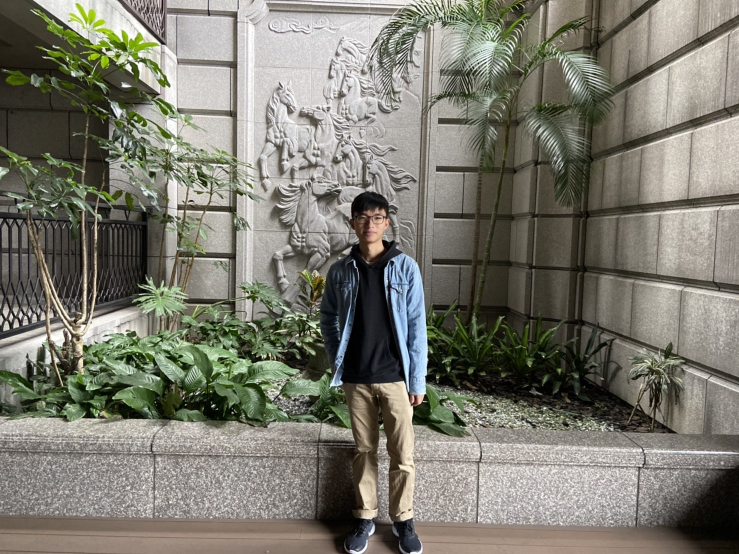
#> input picture intro_to_ai/Example/pin-chen/HW1/AI_HW1/data/detect/for_own.jpg, 1478 x 1108 px, given in place of the camera (shown at 1/2 size)
$ python color_mask_with_trackbar.py
#> lines starting #> are read from the running program, lines starting #| are printed output that depends on the picture; after the words box and inside, x2 and y2 are one past the last pixel; in counts of white or black regions, pixels touching at a corner belong together
import cv2
import numpy as np

def no(x):
    pass

c=cv2.VideoCapture(0)
cv2.namedWindow("Track")
cv2.createTrackbar('L H','Track',0,179,no)
#> slider 'L H' is set to 35
cv2.createTrackbar('L S','Track',0,255,no)
#> slider 'L S' is set to 51
cv2.createTrackbar('L V','Track',0,255,no)
#> slider 'L V' is set to 51
cv2.createTrackbar('U H','Track',0,179,no)
#> slider 'U H' is set to 179
cv2.createTrackbar('U S','Track',0,255,no)
#> slider 'U S' is set to 255
cv2.createTrackbar('U V','Track',0,255,no)
#> slider 'U V' is set to 255
while(1):
    ret, frame =c.read()
#> frame is the input picture: shape (1108, 1478, 3); mean B, G, R 110.6, 121.8, 123.1
   #lower_red = np.array([165,50,30])
   #upper_red = np.array([175,255,255])
    lh = cv2.getTrackbarPos('L H','Track')
    ls = cv2.getTrackbarPos('L S','Track')
    lv = cv2.getTrackbarPos('L V','Track')
    uh = cv2.getTrackbarPos('U H','Track')
    us = cv2.getTrackbarPos('U S','Track')
    uv = cv2.getTrackbarPos('U V','Track')
    lower_red = np.array([lh,ls,lv])
    upper_red = np.array([uh,us,uv])
    if ret:
        a=cv2.cvtColor(frame,cv2.COLOR_BGR2HSV) #用cvtColor把彩色轉為HSV
#> a: shape (1108, 1478, 3); mean H, S, V 31.4, 49.4, 126.3
        red_mask = cv2.inRange(a, lower_red, upper_red) #設置遮罩
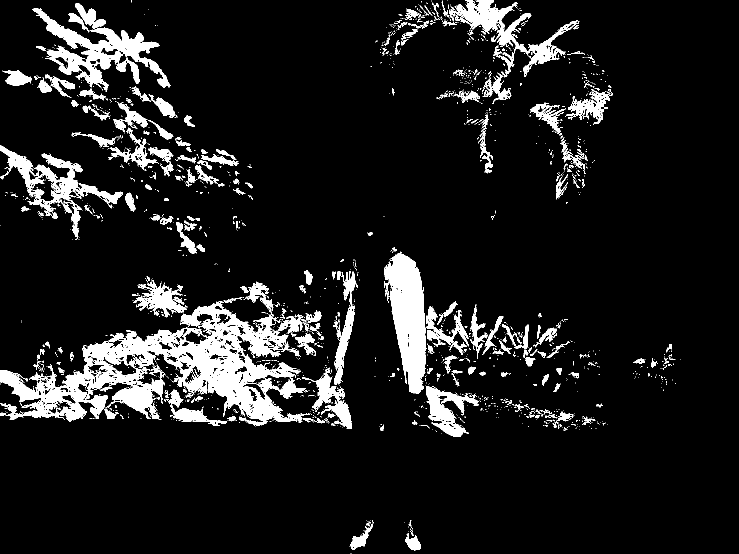
#> red_mask: shape (1108, 1478) (shown at 1/2 size); 10% white; 1778 white regions (1525 under 20 px), largest, box (x1, y1, x2, y2) and area: (0, 595, 620, 852) 52938, (768, 503, 853, 787) 14417, (64, 16, 341, 184) 13008
        red_only = cv2.bitwise_and(frame,frame, mask=red_mask) #過濾完後會是黑白的 把白色轉為要過濾的顏色
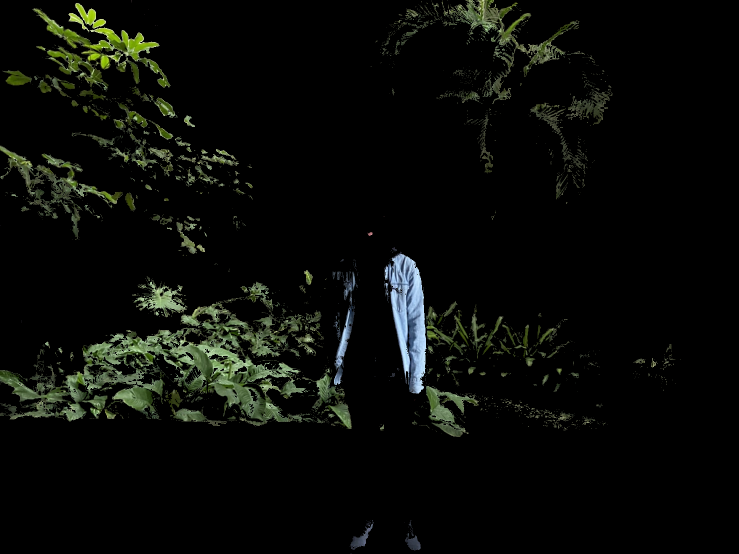
#> red_only: shape (1108, 1478, 3) (shown at 1/2 size); mean B, G, R 8, 11.2, 9.4
        cv2.imshow('frame',frame)
        #cv2.imshow('mask',red_mask)
        cv2.imshow('red_only',red_mask)
        if cv2.waitKey(1) & 0xFF == ord('q'): #waitKey為opencv內建函式,等待輸入 #0xFF為了防止BUG
#> (key q is pressed here)
            break
    else:
        break
c.release()
#> (the run stopped early here; a loop or call above may not have finished)

$ run again, on intro_to_ai/Example/pin-chen/HW1/AI_HW1/data/detect/p110912sh-0083.jpg
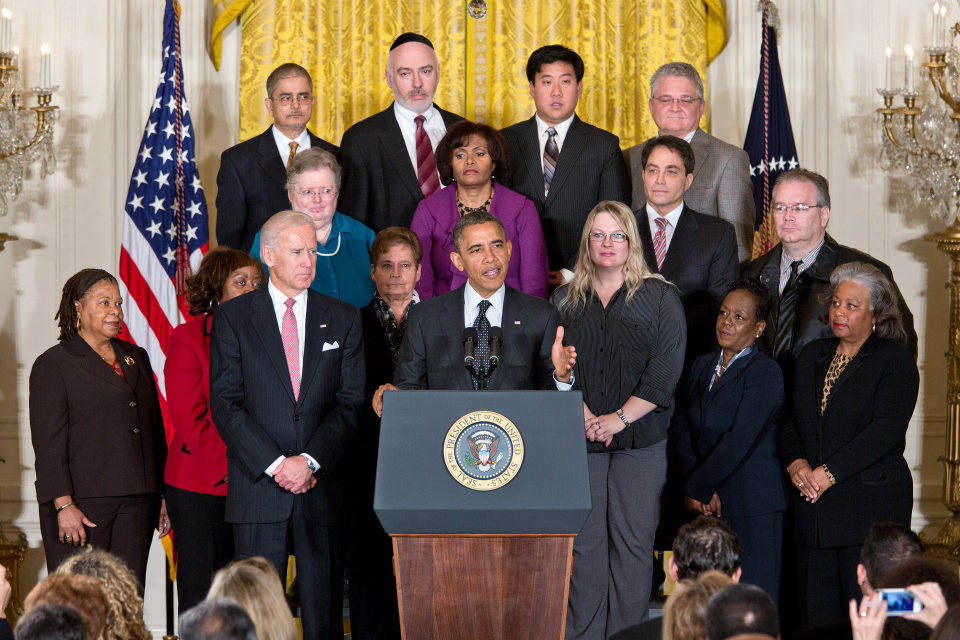
#> input picture intro_to_ai/Example/pin-chen/HW1/AI_HW1/data/detect/p110912sh-0083.jpg, 1920 x 1280 px, given in place of the camera (shown at 1/2 size)
#> frame is the input picture: shape (1280, 1920, 3); mean B, G, R 80.6, 90, 106.8
#> a: shape (1280, 1920, 3); mean H, S, V 61.9, 90.1, 112.2
#> `red_mask = cv2.inRange(a, lower_red, upper_red)`:
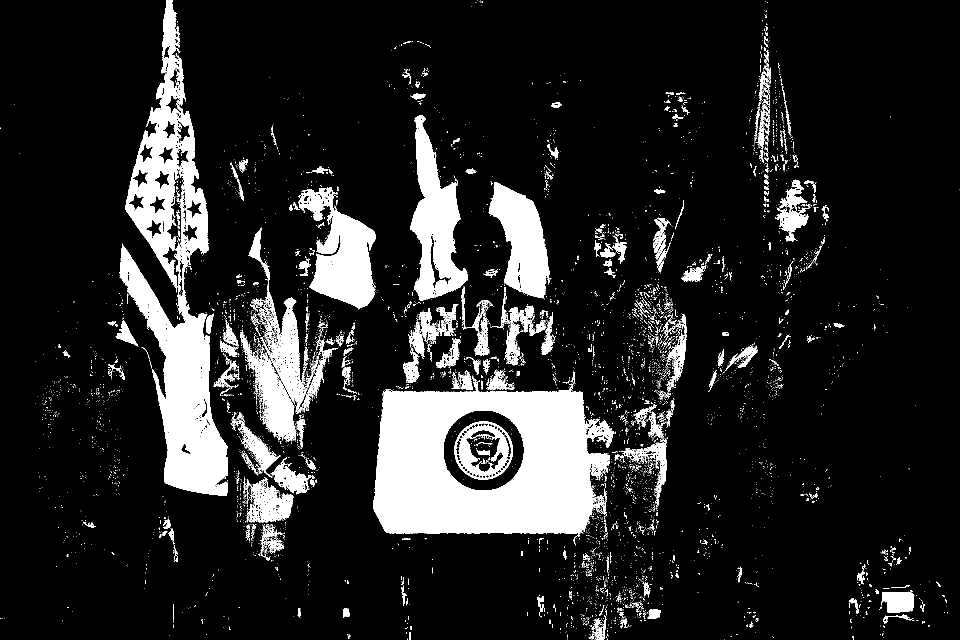
#> red_mask: shape (1280, 1920) (shown at 1/2 size); 13.5% white; 6196 white regions (5861 under 20 px), largest, box (x1, y1, x2, y2) and area: (746, 743, 1229, 1077) 101461, (239, 0, 456, 992) 75432, (820, 230, 936, 602) 20579
#> `red_only = cv2.bitwise_and(frame,frame, mask=red_mask)`:
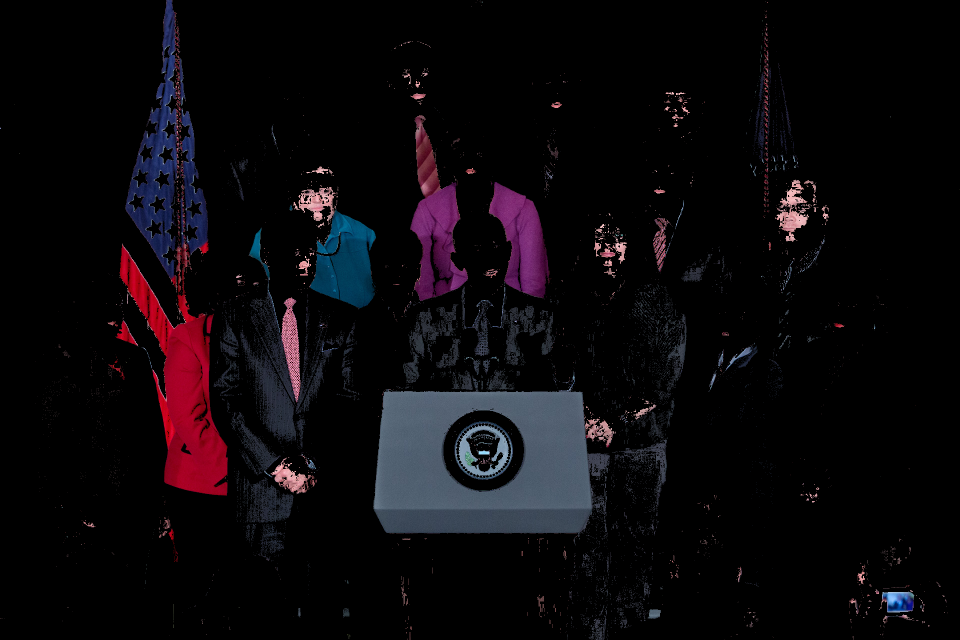
#> red_only: shape (1280, 1920, 3) (shown at 1/2 size); mean B, G, R 11.7, 8.4, 11.7
